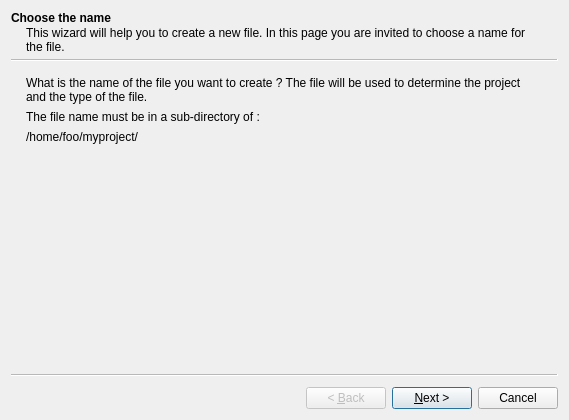
<?xml version="1.0" encoding="UTF-8"?>
<ui version="4.0">
 <class>NewFileWizard</class>
 <widget class="QWizard" name="NewFileWizard">
  <property name="geometry">
   <rect>
    <x>0</x>
    <y>0</y>
    <width>569</width>
    <height>420</height>
   </rect>
  </property>
  <property name="windowTitle">
   <string>Create a new File</string>
  </property>
  <widget class="QWizardPage" name="filenamePage">
   <property name="title">
    <string>Choose the name</string>
   </property>
   <property name="subTitle">
    <string>This wizard will help you to create a new file. In this page you are invited to choose a name for the file.</string>
   </property>
   <layout class="QVBoxLayout" name="verticalLayout">
    <item>
     <widget class="QLabel" name="label">
      <property name="text">
       <string>What is the name of the file you want to create ? The file will be used to determine the project and the type of the file.</string>
      </property>
      <property name="wordWrap">
       <bool>true</bool>
      </property>
     </widget>
    </item>
    <item>
     <widget class="QLabel" name="_directory_base_label">
      <property name="text">
       <string>The file name must be in a sub-directory of :</string>
      </property>
     </widget>
    </item>
    <item>
     <widget class="QLabel" name="_directory_base">
      <property name="text">
       <string notr="true">/home/foo/myproject/</string>
      </property>
     </widget>
    </item>
    <item>
     <widget class="DirectoryEditWidget" name="_new_file_name" native="true"/>
    </item>
    <item>
     <widget class="FileTypeSelector" name="_file_type_selector" native="true"/>
    </item>
    <item>
     <spacer name="verticalSpacer">
      <property name="orientation">
       <enum>Qt::Vertical</enum>
      </property>
      <property name="sizeHint" stdset="0">
       <size>
        <width>20</width>
        <height>201</height>
       </size>
      </property>
     </spacer>
    </item>
   </layout>
  </widget>
  <widget class="QWizardPage" name="templatePage">
   <property name="title">
    <string>Choose a template</string>
   </property>
   <property name="subTitle">
    <string>In this page you can select the base template that you want to use to init the new file. You can select a licence to put in the head of your file too.</string>
   </property>
   <layout class="QFormLayout" name="formLayout">
    <item row="0" column="0">
     <widget class="QLabel" name="label_2">
      <property name="text">
       <string>Please select a &amp;licence file to put in the head of the file :</string>
      </property>
      <property name="buddy">
       <cstring>comboBox</cstring>
      </property>
     </widget>
    </item>
    <item row="0" column="1">
     <widget class="QComboBox" name="comboBox"/>
    </item>
    <item row="1" column="0">
     <widget class="QLabel" name="label_3">
      <property name="text">
       <string>Please select the &amp;template to use to create the file : </string>
      </property>
      <property name="buddy">
       <cstring>comboBox_2</cstring>
      </property>
     </widget>
    </item>
    <item row="1" column="1">
     <widget class="QComboBox" name="comboBox_2"/>
    </item>
   </layout>
  </widget>
 </widget>
 <customwidgets>
  <customwidget>
   <class>DirectoryEditWidget</class>
   <extends>QWidget</extends>
   <header location="global">directoryedit.h</header>
   <container>1</container>
  </customwidget>
  <customwidget>
   <class>FileTypeSelector</class>
   <extends>QWidget</extends>
   <header>editors/filetypeselector.h</header>
   <container>1</container>
  </customwidget>
 </customwidgets>
 <resources/>
 <connections/>
</ui>
